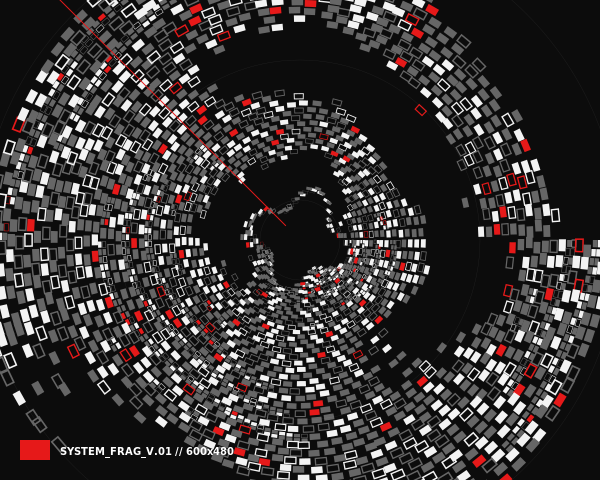

Here is the Python script that generated this plot:
import cairo
import math
import random

# Setup
width, height = 600, 480
surface = cairo.ImageSurface(cairo.FORMAT_ARGB32, width, height)
ctx = cairo.Context(surface)

# Background: Deep Swiss Black
ctx.set_source_rgb(0.05, 0.05, 0.05)
ctx.paint()

# Configuration
center_x, center_y = width / 2, height / 2
rings = 42
segments = 72
inner_radius = 40
outer_radius = 320
phi = (1 + 5**0.5) / 2  # Golden ratio for harmonic spacing

def polar_to_cartesian(r, theta):
    return center_x + r * math.cos(theta), center_y + r * math.sin(theta)

def draw_fragment(r, theta, dr, dt, weight, color_type):
    """Draws a quantized rectangular primitive in polar space."""
    # Radial distortion: apply a quantized drift based on angle and radius
    distortion = math.sin(theta * 4 + r * 0.01) * 10
    r_distorted = r + distortion
    
    # Calculate four corners of the polar "rectangle"
    p1 = polar_to_cartesian(r_distorted, theta)
    p2 = polar_to_cartesian(r_distorted + dr, theta)
    p3 = polar_to_cartesian(r_distorted + dr, theta + dt)
    p4 = polar_to_cartesian(r_distorted, theta + dt)
    
    # Systematic Color Palette (High contrast staccato)
    if color_type < 0.05: # Rare accent
        ctx.set_source_rgb(0.9, 0.1, 0.1) # Swiss Red
    elif color_type < 0.4:
        ctx.set_source_rgb(0.95, 0.95, 0.95) # High-key White
    else:
        ctx.set_source_rgb(0.4, 0.4, 0.4) # Neutral Gray
        
    ctx.set_line_width(weight)
    
    # Draw the cell
    ctx.move_to(*p1)
    ctx.line_to(*p2)
    ctx.line_to(*p3)
    ctx.line_to(*p4)
    ctx.close_path()
    
    # Randomly decide between fill (solid) and stroke (wireframe/dithered)
    if random.random() > 0.7:
        ctx.stroke()
    else:
        ctx.fill()

# Main Generative Loop
for i in range(rings):
    # Logarithmic radial spacing for perspective depth
    r = inner_radius + (outer_radius - inner_radius) * (i / rings)**1.5
    dr = (outer_radius / rings) * (i / rings + 0.5)
    
    # Modulate segment count based on radius to maintain density (Visual Grayscale)
    current_segments = int(segments * (i / rings + 0.5))
    dt = (2 * math.pi) / current_segments
    
    for j in range(current_segments):
        theta = j * dt
        
        # Determine presence based on a mathematical field (interference pattern)
        # This creates the "calculated dissolution"
        logic_gate = math.sin(i * 0.2) * math.cos(j * 0.1) + (random.random() * 0.4)
        
        if logic_gate > -0.2:
            # Recursive subdivision logic: break some cells into 4 smaller ones
            if logic_gate > 0.6 and i % 3 == 0:
                # Small cluster (Granular density modulation)
                sub_dr = dr / 2
                sub_dt = dt / 2
                for sr in [0, 1]:
                    for st in [0, 1]:
                        draw_fragment(
                            r + sr * sub_dr, 
                            theta + st * sub_dt, 
                            sub_dr * 0.8, 
                            sub_dt * 0.8, 
                            0.5, 
                            random.random()
                        )
            else:
                # Standard cell
                # Stroke weight increases with radius to balance visual mass
                stroke_w = 0.2 + (i / rings) * 1.5
                
                # Jitter: Digital rigidity vs Organic entropy
                jitter_theta = theta + (random.uniform(-0.02, 0.02) * (i / rings))
                
                draw_fragment(r, jitter_theta, dr * 0.7, dt * 0.7, stroke_w, random.random())

# Overlay: Fine-line technical grid (Swiss precision)
ctx.set_source_rgba(1, 1, 1, 0.1)
ctx.set_line_width(0.3)
for r_line in [inner_radius, outer_radius, (inner_radius + outer_radius)/2]:
    ctx.arc(center_x, center_y, r_line, 0, 2 * math.pi)
    ctx.stroke()

# Final systemic accent: A single "glitch" axis
ctx.set_source_rgb(0.9, 0.1, 0.1)
ctx.set_line_width(1.0)
angle_accent = math.pi * 1.25
ctx.move_to(*polar_to_cartesian(inner_radius - 20, angle_accent))
ctx.line_to(*polar_to_cartesian(outer_radius + 40, angle_accent))
ctx.stroke()

# Add a small block of "metadata" (Typography-like element)
ctx.rectangle(20, height - 40, 30, 20)
ctx.fill()
ctx.set_source_rgb(1, 1, 1)
ctx.move_to(60, height - 25)
ctx.set_font_size(10)
ctx.select_font_face("sans-serif", cairo.FONT_SLANT_NORMAL, cairo.FONT_WEIGHT_BOLD)
ctx.show_text("SYSTEM_FRAG_V.01 // 600x480")
